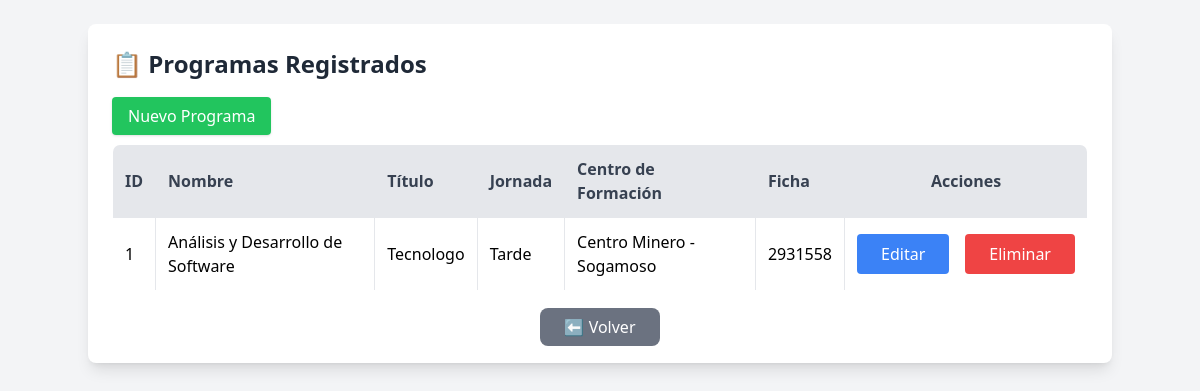
Screenshot of /programa/ (signed in) with the database file from the repository.
### app/models/users.py (models this page shows)
class Programa(db.Model):
    __tablename__ = 'programa'
    id_programa = db.Column(db.Integer, primary_key=True)
    nombre_programa = db.Column(db.String(45), nullable=False)
    titulo = db.Column(db.Enum('Auxiliar', 'Tecnico', 'Tecnologo'), nullable=False)
    jornada = db.Column(db.Enum('Mañana', 'Tarde', 'Noche'), nullable=False)
    ficha = db.Column(db.Integer, nullable=False)
    centro_formacion = db.Column(db.Enum(
        'Centro de Electricidad, Electrónica y Telecomunicaciones - Bogotá',
        'Centro de Gestión Industrial - Bogotá',
        'Centro de Diseño y Metrología - Bogotá',
        'Centro Nacional Colombo Alemán - Barranquilla',
        'Centro de Comercio y Servicios - Bucaramanga',
        'Centro de Industria y la Construcción - Ibagué',
        'Centro Agropecuario La Granja - Espinal',
        'Centro de Automatización Industrial - Dosquebradas',
        'Centro de Servicios Financieros - Bogotá',
        'Centro de Gestión y Desarrollo Sostenible Surcolombiano - Neiva',
        'Centro de Formación en Actividad Física y Cultura - Bogotá',
        'Centro Internacional Náutico, Fluvial y Portuario - Cartagena',
        'Centro Minero - Sogamoso',
        'Centro Agroindustrial - Quindío',
        'Centro de Formación en Talento Humano en Salud - Bogotá',
        'Centro de Comercio y Turismo - Pereira',
        'Centro de Procesos Industriales y Construcción - Barrancabermeja'), nullable=False)
    instructor_id_instructor = db.Column(db.Integer, db.ForeignKey('instructor.id_instructor'), nullable=True)
    aprendices_rel = db.relationship('Aprendiz', back_populates='programa', lazy=True)
    instructor_rel = db.relationship('Instructor', back_populates='programas', lazy=True)

### app/routes/programa_route.py (the view, shortened to what this page needs)
@bp.route('/')
@login_required
def listar_programas():
    programas = []
    aprendiz_id = None  # Para el botón Volver
    if isinstance(current_user, Aprendiz):
        aprendiz_id = current_user.id_aprendiz
        if current_user.programa:
            programas = [current_user.programa]
    return render_template('programa/listar_programa.html',
                           programas=programas,
                           aprendiz_id=aprendiz_id)

### app/__init__.py (called while the page is built)
@login_manager.user_loader
def load_user(user_id):
    from app.models.users import Aprendiz, Instructor, User
    try:
        role, id = user_id.split("-")
        id = int(id)
    except (ValueError, AttributeError):
        return None
    if role == "aprendiz":
        return Aprendiz.query.get(id)
    elif role == "instructor":
        return Instructor.query.get(id)
    elif role == "admin":
        return User.query.get(id)
    return None

### app/templates/programa/listar_programa.html (shortened to what this page needs)
<!DOCTYPE html>
<html lang="es">
<head>
    <script src="https://cdn.tailwindcss.com"></script>
</head>
<body class="bg-gray-100 p-6">
    <div class="max-w-5xl mx-auto bg-white shadow-lg rounded-lg p-6">
        <h1 class="text-2xl font-bold mb-6 text-gray-800">📋 Programas Registrados</h1>
        {% if current_user.is_authenticated and current_user.__class__.__name__ == 'Aprendiz' %}
        <div class="mb-4">
            <a href="{{ url_for('programa_bp.nuevo_programa') }}"
               class="bg-green-500 text-white px-4 py-2 rounded shadow hover:bg-green-600 transition">
                Nuevo Programa
            </a>
        </div>
        {% endif %}
        {% if programas %}
            <div class="overflow-x-auto">
                <table class="w-full border border-gray-200 rounded-lg overflow-hidden">
                    <thead class="bg-gray-200 text-gray-700">
                        <tr>
                            <th class="border p-3 text-left">ID</th>
                            <th class="border p-3 text-left">Nombre</th>
                            <th class="border p-3 text-left">Título</th>
                            <th class="border p-3 text-left">Jornada</th>
                            <th class="border p-3 text-left">Centro de Formación</th>
                            <th class="border p-3 text-left">Ficha</th>
                            <th class="border p-3 text-center">Acciones</th>
                        </tr>
                    </thead>
                    <tbody>
                        {% for programa in programas %}
                        <tr class="hover:bg-gray-50 even:bg-gray-100">
                            <td class="border p-3">{{ programa.id_programa }}</td>
                            <td class="border p-3">{{ programa.nombre_programa }}</td>
                            <td class="border p-3">{{ programa.titulo }}</td>
                            <td class="border p-3">{{ programa.jornada }}</td>
                            <td class="border p-3">{{ programa.centro_formacion }}</td>
                            <td class="border p-3">{{ programa.ficha }}</td>
                            <td class="border p-3 text-center">
                                <div class="flex justify-center space-x-4">
                                    {% if current_user.__class__.__name__ == 'Aprendiz' and current_user.programa == programa %}
                                    <a href="{{ url_for('programa_bp.editar_programa', id=programa.id_programa) }}"
                                       class="bg-blue-500 text-white px-6 py-2 rounded hover:bg-blue-600 transition">
                                       Editar
                                    </a>
                                    <a href="{{ url_for('programa_bp.eliminar_programa', id=programa.id_programa) }}"
                                       class="bg-red-500 text-white px-6 py-2 rounded hover:bg-red-600 transition"
                                       onclick="return confirm('¿Seguro de eliminar este programa?')">
                                       Eliminar
                                    </a>
                                    {% else %}
                                    <span class="text-gray-500">—</span>
                                    {% endif %}
                                </div>
                            </td>
                        </tr>
                        {% endfor %}
                    </tbody>
                </table>
            </div>
        {% else %}
            <p class="mt-6 text-gray-600 text-center">⚠️ No hay programas registrados aún.</p>
        {% endif %}
        <div class="mt-6 text-center">
            {% if aprendiz_id %}
                <a href="{{ url_for('aprendiz_bp.ver_dashboard_aprendiz', id=aprendiz_id) }}"
                   class="bg-gray-500 text-white px-6 py-2 rounded-lg hover:bg-gray-600 transition">
                   ⬅️ Volver
                </a>
            {% else %}
                <a href="{{ url_for('auth.dashboard') }}"
                   class="bg-gray-500 text-white px-6 py-2 rounded-lg hover:bg-gray-600 transition">
                   ⬅️ Volver
                </a>
            {% endif %}
        </div>
    </div>
</body>
</html>

### rows the page displays
Programa: id_programa "1", nombre_programa "Análisis y Desarrollo de Software", titulo "Tecnologo", jornada "Tarde", centro_formacion "Centro Minero - Sogamoso", ficha "2931558"
